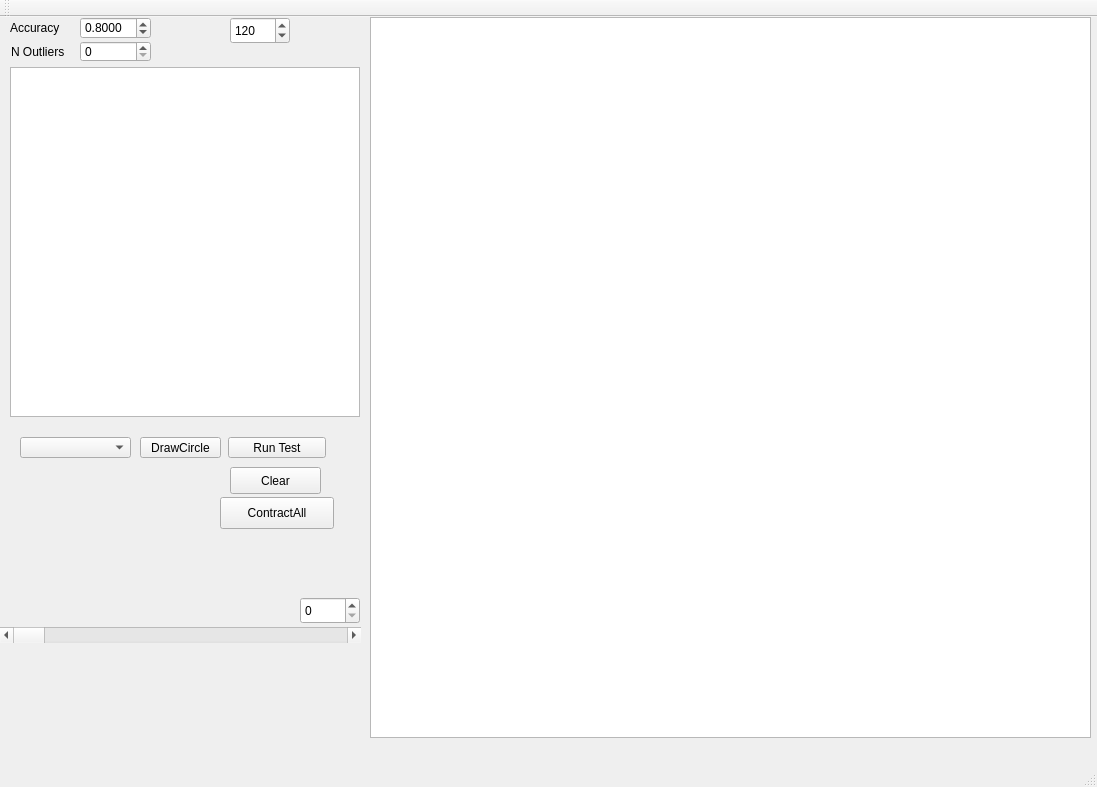
<?xml version="1.0" encoding="UTF-8"?>
<ui version="4.0">
 <class>MainWindow</class>
 <widget class="QMainWindow" name="MainWindow">
  <property name="geometry">
   <rect>
    <x>0</x>
    <y>0</y>
    <width>1097</width>
    <height>787</height>
   </rect>
  </property>
  <property name="windowTitle">
   <string>MainWindow</string>
  </property>
  <widget class="QWidget" name="centralWidget">
   <widget class="QLabel" name="label_Epsilon">
    <property name="geometry">
     <rect>
      <x>10</x>
      <y>0</y>
      <width>71</width>
      <height>21</height>
     </rect>
    </property>
    <property name="text">
     <string>Accuracy</string>
    </property>
   </widget>
   <widget class="QGraphicsView" name="graphicsView_World">
    <property name="geometry">
     <rect>
      <x>370</x>
      <y>0</y>
      <width>721</width>
      <height>721</height>
     </rect>
    </property>
   </widget>
   <widget class="QDoubleSpinBox" name="EpsilonSpinBox">
    <property name="geometry">
     <rect>
      <x>80</x>
      <y>0</y>
      <width>71</width>
      <height>22</height>
     </rect>
    </property>
    <property name="locale">
     <locale language="English" country="UnitedStates"/>
    </property>
    <property name="decimals">
     <number>4</number>
    </property>
    <property name="minimum">
     <double>0.010000000000000</double>
    </property>
    <property name="maximum">
     <double>2.500000000000000</double>
    </property>
    <property name="singleStep">
     <double>0.100000000000000</double>
    </property>
    <property name="value">
     <double>0.800000000000000</double>
    </property>
   </widget>
   <widget class="QGraphicsView" name="graphicsView">
    <property name="enabled">
     <bool>true</bool>
    </property>
    <property name="geometry">
     <rect>
      <x>10</x>
      <y>50</y>
      <width>350</width>
      <height>350</height>
     </rect>
    </property>
    <property name="verticalScrollBarPolicy">
     <enum>Qt::ScrollBarAlwaysOff</enum>
    </property>
    <property name="horizontalScrollBarPolicy">
     <enum>Qt::ScrollBarAlwaysOff</enum>
    </property>
    <property name="interactive">
     <bool>false</bool>
    </property>
    <property name="viewportUpdateMode">
     <enum>QGraphicsView::FullViewportUpdate</enum>
    </property>
   </widget>
   <widget class="QPushButton" name="clearButtton">
    <property name="geometry">
     <rect>
      <x>230</x>
      <y>450</y>
      <width>91</width>
      <height>27</height>
     </rect>
    </property>
    <property name="text">
     <string>Clear</string>
    </property>
   </widget>
   <widget class="QSpinBox" name="nbStep">
    <property name="geometry">
     <rect>
      <x>230</x>
      <y>0</y>
      <width>60</width>
      <height>27</height>
     </rect>
    </property>
    <property name="maximum">
     <number>1000</number>
    </property>
    <property name="value">
     <number>120</number>
    </property>
   </widget>
   <widget class="QComboBox" name="selectRob">
    <property name="geometry">
     <rect>
      <x>20</x>
      <y>420</y>
      <width>111</width>
      <height>21</height>
     </rect>
    </property>
   </widget>
   <widget class="QPushButton" name="DrawCircleBtn">
    <property name="geometry">
     <rect>
      <x>140</x>
      <y>420</y>
      <width>81</width>
      <height>21</height>
     </rect>
    </property>
    <property name="text">
     <string>DrawCircle</string>
    </property>
   </widget>
   <widget class="QPushButton" name="runTestBtn">
    <property name="geometry">
     <rect>
      <x>228</x>
      <y>420</y>
      <width>98</width>
      <height>21</height>
     </rect>
    </property>
    <property name="text">
     <string>Run Test</string>
    </property>
   </widget>
   <widget class="QScrollBar" name="resultBar">
    <property name="enabled">
     <bool>true</bool>
    </property>
    <property name="geometry">
     <rect>
      <x>0</x>
      <y>610</y>
      <width>361</width>
      <height>16</height>
     </rect>
    </property>
    <property name="orientation">
     <enum>Qt::Horizontal</enum>
    </property>
   </widget>
   <widget class="QSpinBox" name="resultBox">
    <property name="enabled">
     <bool>true</bool>
    </property>
    <property name="geometry">
     <rect>
      <x>300</x>
      <y>580</y>
      <width>60</width>
      <height>27</height>
     </rect>
    </property>
   </widget>
   <widget class="QSpinBox" name="spinBox">
    <property name="geometry">
     <rect>
      <x>80</x>
      <y>24</y>
      <width>71</width>
      <height>21</height>
     </rect>
    </property>
   </widget>
   <widget class="QLabel" name="label_Epsilon_2">
    <property name="geometry">
     <rect>
      <x>11</x>
      <y>24</y>
      <width>71</width>
      <height>21</height>
     </rect>
    </property>
    <property name="text">
     <string>N Outliers</string>
    </property>
   </widget>
   <widget class="QPushButton" name="contractAll">
    <property name="geometry">
     <rect>
      <x>220</x>
      <y>480</y>
      <width>114</width>
      <height>32</height>
     </rect>
    </property>
    <property name="text">
     <string>ContractAll</string>
    </property>
   </widget>
  </widget>
  <widget class="QMenuBar" name="menuBar">
   <property name="geometry">
    <rect>
     <x>0</x>
     <y>0</y>
     <width>1097</width>
     <height>22</height>
    </rect>
   </property>
  </widget>
  <widget class="QToolBar" name="mainToolBar">
   <attribute name="toolBarArea">
    <enum>TopToolBarArea</enum>
   </attribute>
   <attribute name="toolBarBreak">
    <bool>false</bool>
   </attribute>
  </widget>
  <widget class="QStatusBar" name="statusBar"/>
 </widget>
 <layoutdefault spacing="6" margin="11"/>
 <resources/>
 <connections/>
</ui>
